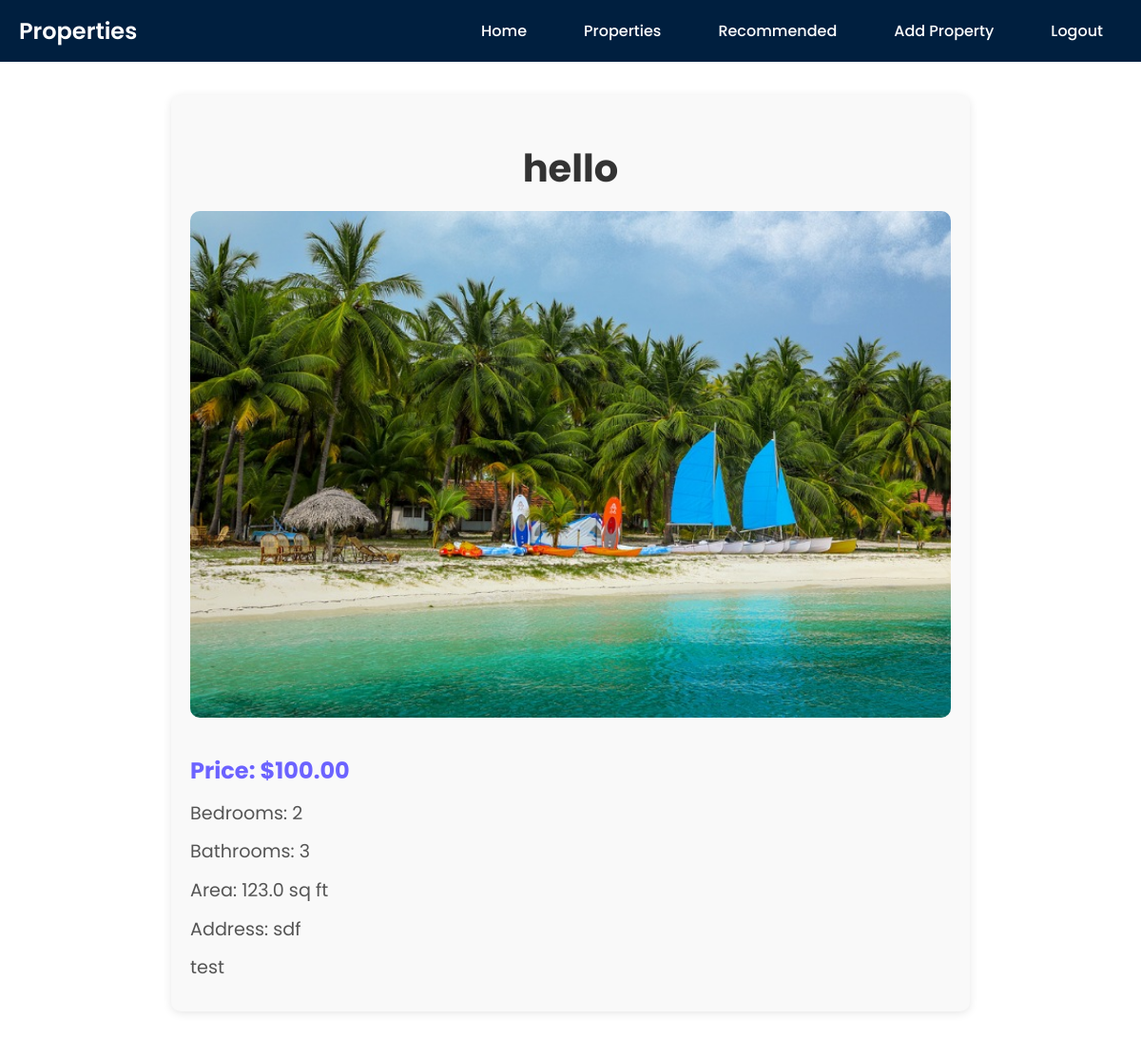
Page /property/1/ (signed in) on the committed database.
### properties/models.py (models this page shows, shortened)
class Property(models.Model):
    title = models.CharField(max_length=200)
    description = models.TextField()
    price = models.DecimalField(max_digits=10, decimal_places=2)
    bedrooms = models.IntegerField()
    bathrooms = models.IntegerField()
    area = models.FloatField()
    address = models.CharField(max_length=200)
    image = models.ImageField(upload_to='properties/')

### properties/views.py (the view)
# urls.py: path('property/<int:pk>/', views.property_detail, name='property_detail'),
@login_required
def property_detail(request, pk):
    property = get_object_or_404(Property, pk=pk)
    return render(request, 'properties/property_detail.html', {'property': property})

### properties/templates/properties/property_detail.html (shortened to what this page needs)
{% extends 'base.html' %}
{% block content %}
<div class="property-detail">
    <h1>{{ property.title }}</h1>
    <img src="{{ property.image.url }}" alt="{{ property.title }}">
    <p class="price">Price: ${{ property.price }}</p>
    <p>Bedrooms: {{ property.bedrooms }}</p>
    <p>Bathrooms: {{ property.bathrooms }}</p>
    <p>Area: {{ property.area }} sq ft</p>
    <p>Address: {{ property.address }}</p>
    <p>{{ property.description }}</p>
</div>
{% endblock %}

### properties/templates/properties/property_detail.html (style rules this page uses)
.property-detail { max-width: 800px; margin: 20px auto; padding: 20px; background-color: #f9f9f9; border-radius: 10px; box-shadow: 0 2px 10px rgba(0, 0, 0, 0.1); }
.property-detail h1 { font-size: 2.5rem; margin-bottom: 15px; color: #333; text-align: center; }
.property-detail img { width: 100%; height: auto; border-radius: 10px; margin-bottom: 20px; }
.property-detail p { font-size: 1.2rem; line-height: 1.6; margin: 10px 0; color: #555; }
.property-detail .price { font-size: 1.5rem; font-weight: bold; color: #6C63FF; }

### properties/templates/base.html (style rules this page uses)
body { margin: 0; font-family: 'Poppins', sans-serif; padding-top: 60px; }

### rows in the picture
Property: title "hello", image (picture), price "100.00", bedrooms "2", bathrooms "3", area "123.0", address "sdf", description "test"
